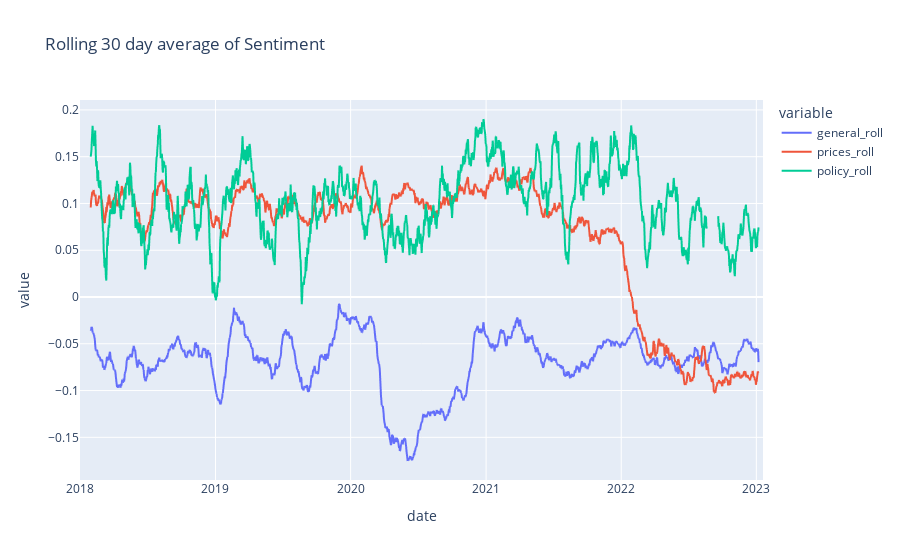
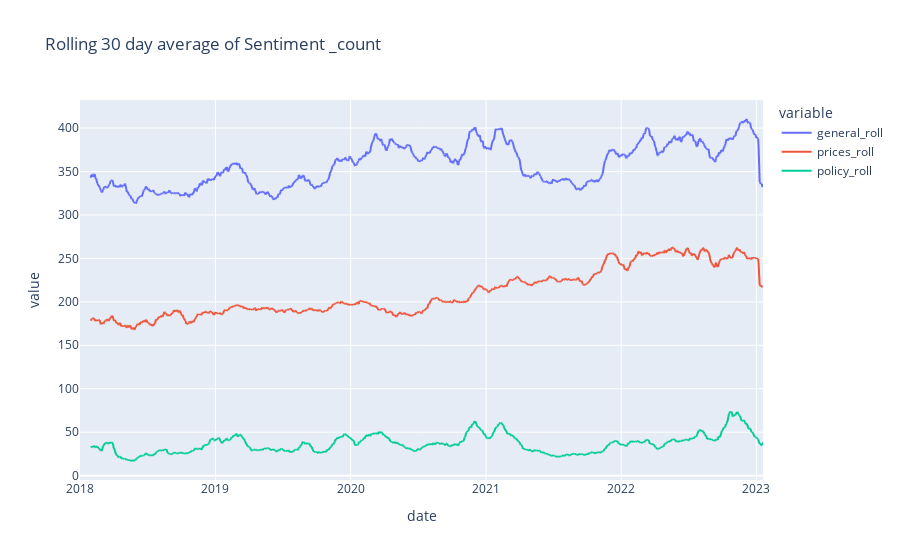

The cell these charts' notebook holds for them, in order:
### Code cell
agg_by = "Category"

type = ["", "_count"]

for type_stat in type:

    df = pd.read_csv(f"results/pivot{type_stat}_{agg_by}.csv")
    print(f"The uncollapsed df is: {df.shape}")
    #Changing the date format such that it can be aggregated using resample 
    df = df.reset_index()
    df_c = df[df['date'].str.contains( "'" )==False ]
    df_c['date'] = pd.to_datetime(df_c['date'], format='%Y-%m-%d %H:%M:%S')
    df_c = df_c.set_index('date')
    
    if type_stat == "_count":
        agg = df_c.resample('D').count()
    else:
        agg = df_c.resample('D').mean()
        
    print(f"The daily aggregated df is: {agg.shape}")

    cat_list_roll = []
    for cat in category_list:   
        agg[cat +"_roll"] = agg[cat].rolling(30).mean()
        cat_list_roll.append([cat +"_roll"])

    #print(cat_list_roll)

    agg.to_csv(f"results/current_trend_{continuous_or_discrete}_2.csv")
    fig = px.line(agg, x=agg.index, y=["general_roll","prices_roll","policy_roll"], title=f"Rolling 30 day average of Sentiment {type_stat}")
    fig.show()

#fig = px.line(agg, x=agg.index, y=[df.(*_roll)], title='Category Sentiment')

### Figure 1 — Plotly figure (JSON) as saved in the notebook; plotly's stock layout.template omitted (floating-point values rounded to 4 significant figures; data arrays with more than 128 entries replaced by an {"elided": "..."} marker saying what was removed)
{"data": [{"hovertemplate": "variable=general_roll<br>date=%{x}<br>value=%{y}<extra></extra>", "legendgroup": "general_roll", "line": {"color": "#636efa", "dash": "solid"}, "marker": {"symbol": "circle"}, "mode": "lines", "name": "general_roll", "showlegend": true, "type": "scattergl", "x": {"elided": "1846 str values"}, "xaxis": "x", "y": {"elided": "1846 float values"}, "yaxis": "y"}, {"hovertemplate": "variable=prices_roll<br>date=%{x}<br>value=%{y}<extra></extra>", "legendgroup": "prices_roll", "line": {"color": "#EF553B", "dash": "solid"}, "marker": {"symbol": "circle"}, "mode": "lines", "name": "prices_roll", "showlegend": true, "type": "scattergl", "x": {"elided": "1846 str values"}, "xaxis": "x", "y": {"elided": "1846 float values"}, "yaxis": "y"}, {"hovertemplate": "variable=policy_roll<br>date=%{x}<br>value=%{y}<extra></extra>", "legendgroup": "policy_roll", "line": {"color": "#00cc96", "dash": "solid"}, "marker": {"symbol": "circle"}, "mode": "lines", "name": "policy_roll", "showlegend": true, "type": "scattergl", "x": {"elided": "1846 str values"}, "xaxis": "x", "y": {"elided": "1846 float values"}, "yaxis": "y"}], "layout": {"legend": {"title": {"text": "variable"}, "tracegroupgap": 0}, "title": {"text": "Rolling 30 day average of Sentiment "}, "xaxis": {"anchor": "y", "domain": [0, 1], "title": {"text": "date"}}, "yaxis": {"anchor": "x", "domain": [0, 1], "title": {"text": "value"}}}}

### Figure 2 — Plotly figure (JSON) as saved in the notebook; plotly's stock layout.template omitted (floating-point values rounded to 4 significant figures; data arrays with more than 128 entries replaced by an {"elided": "..."} marker saying what was removed)
{"data": [{"hovertemplate": "variable=general_roll<br>date=%{x}<br>value=%{y}<extra></extra>", "legendgroup": "general_roll", "line": {"color": "#636efa", "dash": "solid"}, "marker": {"symbol": "circle"}, "mode": "lines", "name": "general_roll", "showlegend": true, "type": "scattergl", "x": {"elided": "1846 str values"}, "xaxis": "x", "y": {"elided": "1846 float values"}, "yaxis": "y"}, {"hovertemplate": "variable=prices_roll<br>date=%{x}<br>value=%{y}<extra></extra>", "legendgroup": "prices_roll", "line": {"color": "#EF553B", "dash": "solid"}, "marker": {"symbol": "circle"}, "mode": "lines", "name": "prices_roll", "showlegend": true, "type": "scattergl", "x": {"elided": "1846 str values"}, "xaxis": "x", "y": {"elided": "1846 float values"}, "yaxis": "y"}, {"hovertemplate": "variable=policy_roll<br>date=%{x}<br>value=%{y}<extra></extra>", "legendgroup": "policy_roll", "line": {"color": "#00cc96", "dash": "solid"}, "marker": {"symbol": "circle"}, "mode": "lines", "name": "policy_roll", "showlegend": true, "type": "scattergl", "x": {"elided": "1846 str values"}, "xaxis": "x", "y": {"elided": "1846 float values"}, "yaxis": "y"}], "layout": {"legend": {"title": {"text": "variable"}, "tracegroupgap": 0}, "title": {"text": "Rolling 30 day average of Sentiment _count"}, "xaxis": {"anchor": "y", "domain": [0, 1], "title": {"text": "date"}}, "yaxis": {"anchor": "x", "domain": [0, 1], "title": {"text": "value"}}}}
